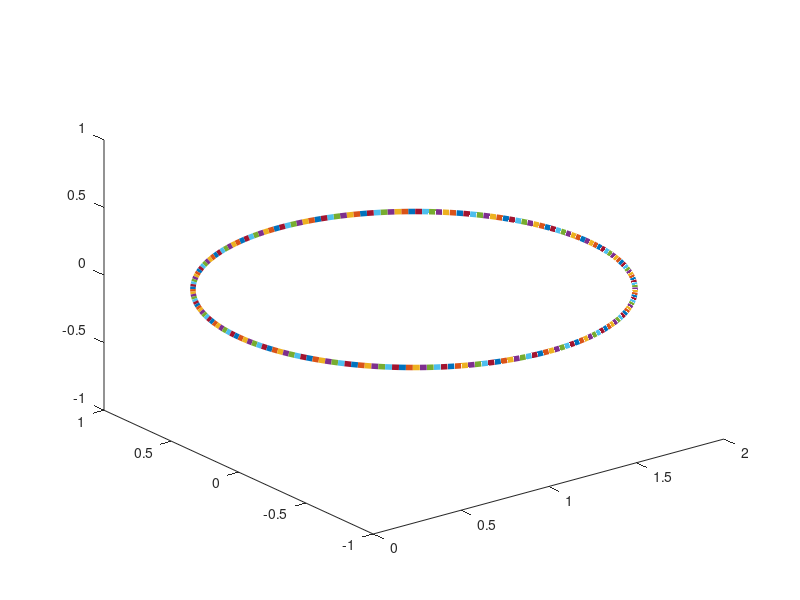

The MATLAB script that drew this image: (Note: this script raises an error after producing the figure.)
close all; clear all; clc;
% building a flat bouncing ball that is rigid
NDIM = 3;

% number of nodes around the circumference of the ball
n = 200;
%n = 4; 

% initialize arrays
num_nodes = n;
num_links = n;
jj = zeros(num_links,1);
kk = zeros(num_links,1);
X = zeros(num_nodes, NDIM);
U = zeros(num_nodes, NDIM);

% set physical parameters
RB = 1.0; % radius of hoop
center = [1.0, 0, 0]; % initial location for hoop
center_cylinder = [1.0, 0, 0];
R_cylinder = 0.3; % radius
cutoff_distance = 0.1*R_cylinder;
M = ones(num_nodes,1);
M(1:n) = (5e-1)*ones(n,1); % mass of each node
%M(end) = 5e-8; % mass of each node 
G = 50000; % magnitude of the gravitational force
Sc = 5e8; % strength of the force exerted by the ground

% set numerical parameters
dt = 1e-4;
end_time = dt; %1e0;
timevec = 0:dt:end_time;

% set positions of nodes around the circumference of the ball
for k = 1:n
    theta = 2*pi*k/n;
    X(k,:) = center + RB*[cos(theta), sin(theta), 0];
end

% naming index sets for the links
rimlinks = 1:n;

% build structure by creating links
jj(rimlinks) = 1:n;
kk(rimlinks) = [2:n 1];

% plot initial structure
figure(1);
x = [X(jj,1) X(kk,1)];
y = [X(jj,2) X(kk,2)];
z = [X(jj,3) X(kk,3)];
plot3(x',y',z','linewidth',4)

% make a gravitational force
F_gravity = zeros(num_nodes, NDIM);
F_gravity(:,1) = 0;
F_gravity(:,2) = 0;
F_gravity(:,3) = 0; %-G.*M; 

% initialize the position of the center of mass
Xcm = (sum((M.*X))./sum(M))';

% initialize velocity center of mass
Ucm = (sum((M.*U))./sum(M))';

% initialize Xtwiddle
Xtwiddle = zeros(num_nodes,NDIM);
Xtwiddle = X - Xcm';

% initialize the angular velocity
L = zeros(NDIM,1);
%L = [0; 1e9; 0];
for k = 1:num_nodes
    L = L + cross(Xtwiddle(k,:),U(k,:))';
end	

% here is the timestep loop
centroid_position = zeros(length(timevec), NDIM);
for t = 1:length(timevec)

    % this just displays the current simulation time in the matlab window
    disp(timevec(t));	

    % compute moment of inertia tensor
    I = zeros(NDIM, NDIM);
    for k = 1:num_nodes
	I = I + M(k).*( (norm(Xtwiddle(k,:))^2).*eye(NDIM) - Xtwiddle(k,:)'*Xtwiddle(k,:) );
    end     

    % compute the angular velocity
    Omega = I\L;

    % normalize angular velocity if it is nonzero
    if(norm(Omega) > 100*eps)
         unit_Omega = Omega/norm(Omega);
         Omega_cross = [0 -Omega(3) Omega(2); Omega(3) 0 -Omega(1); -Omega(2) Omega(1) 0];
         P_Omega = unit_Omega*unit_Omega';
	 Xtwiddle = ( P_Omega*(Xtwiddle') + cos(norm(Omega)*dt).*(eye(NDIM) - P_Omega)*(Xtwiddle') + sin(norm(Omega)*dt).*(Omega_cross*(Xtwiddle'))./norm(Omega) )';
    end

    % compute net force and net torque
    net_force = zeros(NDIM,1);
    net_torque = zeros(NDIM,1);
    cylinder_force = F_cylinder(X,Sc,t,cutoff_distance,center_cylinder,R_cylinder);
    for l = 1:num_nodes
    	net_force = net_force + F_gravity(l,:)' + cylinder_force(l,:)';
        net_torque = net_torque + cross(Xtwiddle(l,:)', F_gravity(l,:)' + cylinder_force(l,:)');
    end	

    % update the position and velocity for the center of mass
    Ucm = Ucm + (dt/sum(M)).*net_force;
    Xcm = Xcm + dt.*Ucm;

    % update the angular momentum
    L = L + dt.*net_torque;    

    % update positions of individual masses
    X = Xtwiddle + Xcm';

    % plot the current position of the hula hoop
    figure(2);
    x = [X(jj,1) X(kk,1)];
    y = [X(jj,2) X(kk,2)];
    z = [X(jj,3) X(kk,3)];
    %plot3(x',y',z','linewidth',4)
    plot(x',y','linewidth',4);
    axis equal
    th = 0.1*t;	
    current_center = [cos(th) -sin(th) 0; sin(th) cos(th) 0; 0 0 1]*center_cylinder';
    current_center
    viscircles(current_center(1:2)',R_cylinder);
    %sum(abs(cylinder_force))
    xlim([-3 3])
    ylim([-1 1])
    zlim([0 12])
    pause(0.0001)

    % stop simulation if it blows up.
    if(norm(X)> 1e2)
      break
    end

end

% function which defines the force the cylinder exerts on the hoops
function Fc = F_cylinder(X,Sc,time,cutoff_distance,center_cylinder,R_cylinder)
    Fc = zeros(size(X));
    th = 0.1*time;
    current_center = [cos(th) -sin(th) 0; sin(th) cos(th) 0; 0 0 1]*center_cylinder';
    min_dist =  1e9;
    current_center
    for (ii = 1:length(X))
	arr = X(ii,:) - current_center;
	min_dist = min(min_dist,norm(arr));
        direction = (arr)./norm(arr);
        if(norm(arr) < R_cylinder + cutoff_distance)
           Fc(ii,:) = Sc.*direction;
        end
    end
    min_dist	
end

